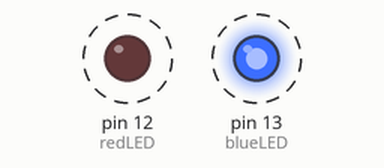
Recording of a sketch running on a simulated Arduino Uno, built with avr-gcc and run on an emulated ATmega328P. Shown: output pins drawn as LEDs (lit = HIGH). Dashed ring = blinking.

Above: at 0.3 s.
Timing chart, 0 to 3.0 s (numbered marks = the images above):
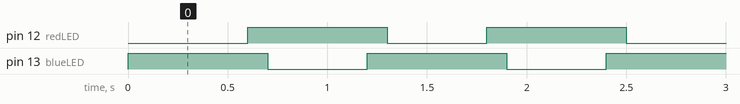

Measured:
- by itself, pin 12 (redLED), pin 13 (blueLED): alternates HIGH for 0.70 s and LOW for 0.50 s
- by itself, everything shown: repeats every 1.2 s, in 4 steps

The sketch:

Code.ino
```cpp
// NAME: AARSH PARIMAL PATEL
// DATE: 12/05/2022

// Use '//' symbols for comments
// variables
int blueLED = 13;
int redLED = 12;
void setup()
{
    pinMode(blueLED, OUTPUT);
    pinMode(redLED, OUTPUT);
}
void loop()
{
    // level1();
    // level2();
    level3();
}

// LEVEL 1

// Below is how to store levels
void level1()
{
    // Slow flashing of blue LED 3 times
    digitalWrite(blueLED, HIGH); // turn LED ON
    delay(1000);                 // Wait for 1000 millisecond(s)

    //'HIGH' manifests that the LED is ON
    //'delay' is the amount of time for which the LED remains ON or OFF
    //'LOW' manifests that the LED is OFF

    digitalWrite(blueLED, LOW); // turn LED OFF
    delay(1000);                // Wait for 1000 millisecond(s)

    digitalWrite(blueLED, HIGH);
    delay(1000); // Wait for 1000 millisecond(s)
    digitalWrite(blueLED, LOW);
    delay(1000); // Wait for 1000 millisecond(s)

    digitalWrite(blueLED, HIGH);
    delay(1000); // Wait for 1000 millisecond(s)
    digitalWrite(blueLED, LOW);
    delay(1000); // Wait for 1000 millisecond(s)

    // Quick flashing of blue LED 3 times
    digitalWrite(blueLED, HIGH);
    delay(100); // Wait for 100 millisecond(s)
    digitalWrite(blueLED, LOW);
    delay(1000); // Wait for 1000 millisecond(s)

    digitalWrite(blueLED, HIGH);
    delay(100); // Wait for 100 millisecond(s)
    digitalWrite(blueLED, LOW);
    delay(1000); // Wait for 1000 millisecond(s)

    digitalWrite(blueLED, HIGH);
    delay(100); // Wait for 100 millisecond(s)
    digitalWrite(blueLED, LOW);
    delay(1000); // Wait for 1000 millisecond(s)
}

// LEVEL 2 (Using Morse Code)
void level2()
{
    // Here, a 'dot' would have the LED ON for 100 mS
    // And for a 'dash' the LED would be ON for 1000 mS

    // Letter A - DOT,DASH
    digitalWrite(blueLED, HIGH);
    delay(100); // Wait for 100 millisecond(s)
    digitalWrite(blueLED, LOW);
    delay(1000); // Wait for 1000 millisecond(s)

    digitalWrite(blueLED, HIGH);
    delay(1000); // Wait for 1000 millisecond(s)
    digitalWrite(blueLED, LOW);
    delay(1000); // Wait for 1000 millisecond(s)

    // Letter P - DOT,DASH,DASH,DOT

    digitalWrite(blueLED, HIGH);
    delay(100); // Wait for 100 millisecond(s)
    digitalWrite(blueLED, LOW);
    delay(1000); // Wait for 1000 millisecond(s)

    digitalWrite(blueLED, HIGH);
    delay(1000); // Wait for 1000 millisecond(s)
    digitalWrite(blueLED, LOW);
    delay(1000); // Wait for 1000 millisecond(s)

    digitalWrite(blueLED, HIGH);
    delay(1000); // Wait for 1000 millisecond(s)
    digitalWrite(blueLED, LOW);
    delay(1000); // Wait for 1000 millisecond(s)

    digitalWrite(blueLED, HIGH);
    delay(100); // Wait for 100 millisecond(s)
    digitalWrite(blueLED, LOW);
    delay(1000); // Wait for 1000 millisecond(s)
}

// LEVEL 3 (Simulation of an emergency vehicle)

// Here the times for which the LEDs would remain ON should be alternate.

void level3()
{
    digitalWrite(blueLED, HIGH);
    delay(100); // Wait for 100 millisecond(s)
    digitalWrite(redLED, LOW);
    delay(500); // Wait for 500 millisecond(s)

    digitalWrite(redLED, HIGH);
    delay(100); // Wait for 100 millisecond(s)
    digitalWrite(blueLED, LOW);
    delay(500); // Wait for 500 millisecond(s)
}
```
